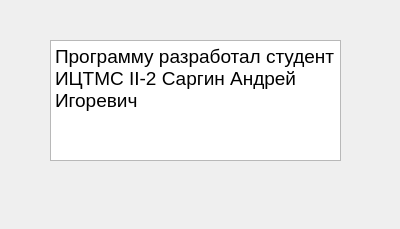
<?xml version="1.0" encoding="UTF-8"?>
<ui version="4.0">
 <class>AboutWindow</class>
 <widget class="QDialog" name="AboutWindow">
  <property name="geometry">
   <rect>
    <x>0</x>
    <y>0</y>
    <width>400</width>
    <height>229</height>
   </rect>
  </property>
  <property name="windowTitle">
   <string>Dialog</string>
  </property>
  <property name="autoFillBackground">
   <bool>false</bool>
  </property>
  <property name="styleSheet">
   <string notr="true"/>
  </property>
  <widget class="QTextBrowser" name="textBrowser">
   <property name="geometry">
    <rect>
     <x>50</x>
     <y>40</y>
     <width>291</width>
     <height>121</height>
    </rect>
   </property>
   <property name="autoFillBackground">
    <bool>true</bool>
   </property>
   <property name="locale">
    <locale language="Russian" country="Russia"/>
   </property>
   <property name="html">
    <string>&lt;!DOCTYPE HTML PUBLIC &quot;-//W3C//DTD HTML 4.0//EN&quot; &quot;http://www.w3.org/TR/REC-html40/strict.dtd&quot;&gt;
&lt;html&gt;&lt;head&gt;&lt;meta name=&quot;qrichtext&quot; content=&quot;1&quot; /&gt;&lt;style type=&quot;text/css&quot;&gt;
p, li { white-space: pre-wrap; }
&lt;/style&gt;&lt;/head&gt;&lt;body style=&quot; font-family:'Ubuntu'; font-size:11pt; font-weight:400; font-style:normal;&quot;&gt;
&lt;p style=&quot; margin-top:0px; margin-bottom:0px; margin-left:0px; margin-right:0px; -qt-block-indent:0; text-indent:0px;&quot;&gt;&lt;span style=&quot; font-size:14pt;&quot;&gt;Программу разработал студент ИЦТМС II-2 Саргин Андрей Игоревич&lt;/span&gt;&lt;/p&gt;&lt;/body&gt;&lt;/html&gt;</string>
   </property>
  </widget>
  <widget class="QPushButton" name="pushButton">
   <property name="geometry">
    <rect>
     <x>160</x>
     <y>240</y>
     <width>89</width>
     <height>25</height>
    </rect>
   </property>
   <property name="text">
    <string>PushButton</string>
   </property>
  </widget>
 </widget>
 <resources/>
 <connections/>
</ui>
